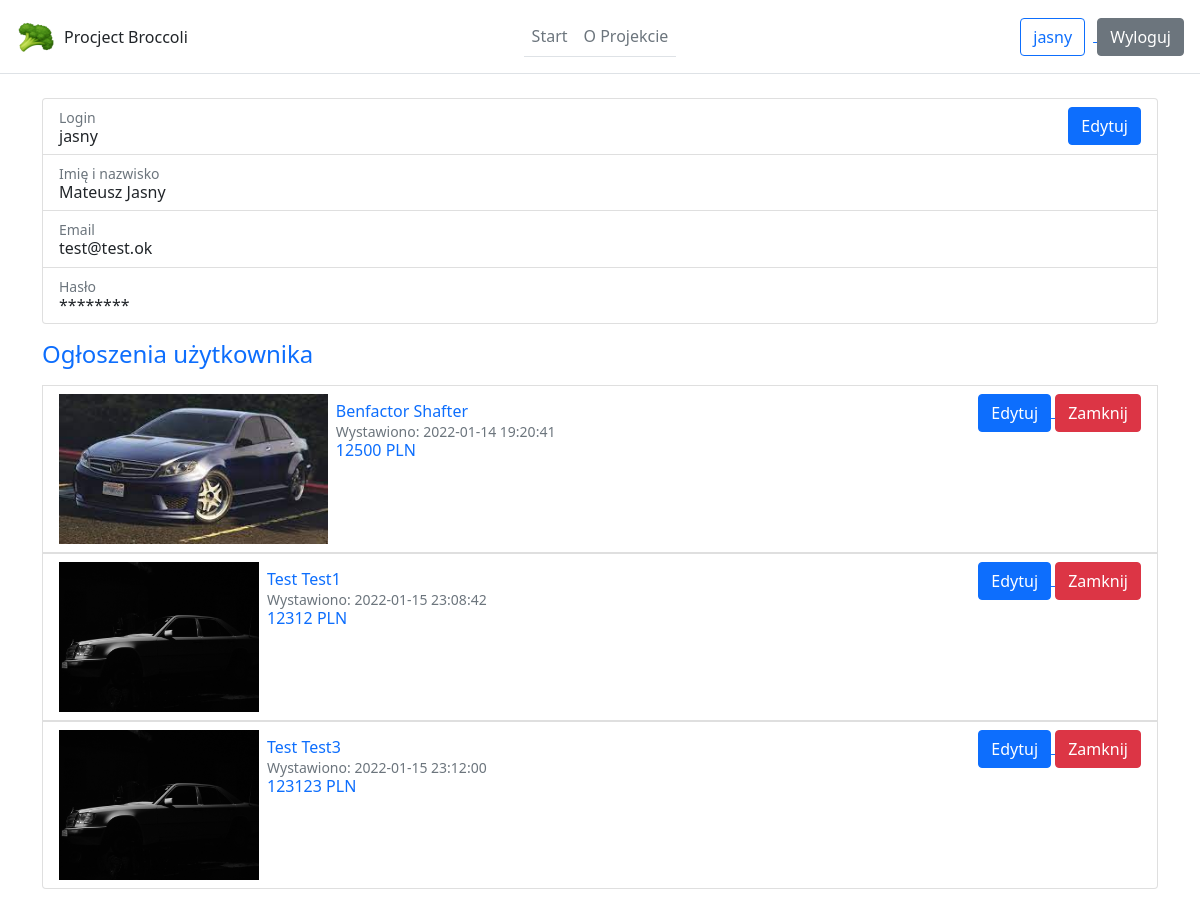
Before: /user/1 (signed in) with the older database file.
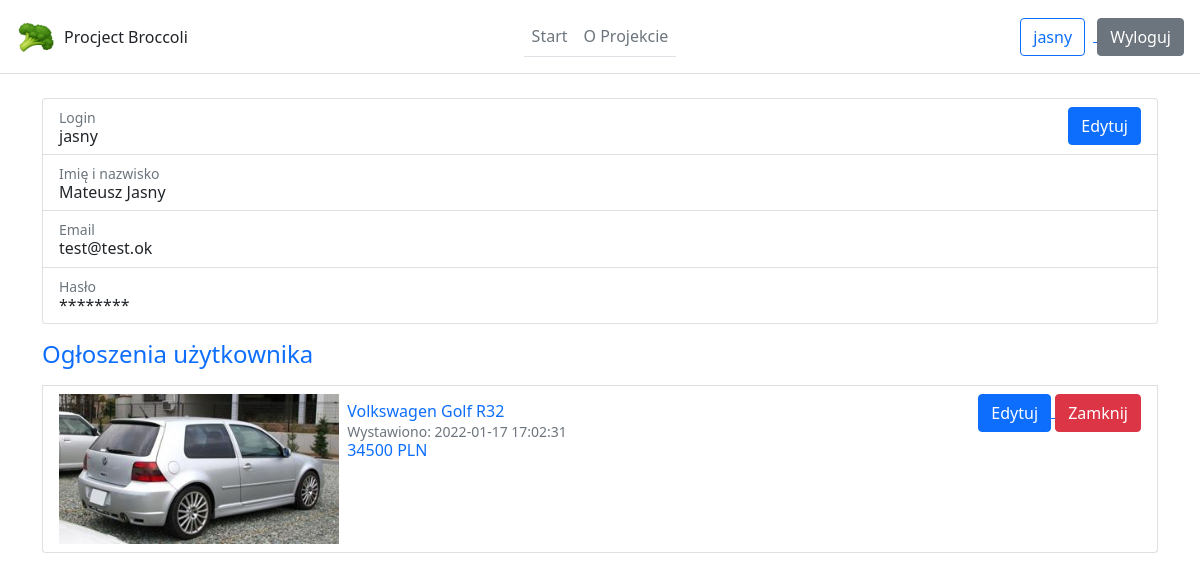
After: the same page with the newer database file.
### appData/models.py (models this page shows, shortened)
class User(db.Model, UserMixin):
    id = db.Column(db.Integer, primary_key=True)
    login = db.Column(db.String(30), unique=True, nullable=False)
    firstname = db.Column(db.String(30))
    lastname = db.Column(db.String(30))
    email = db.Column(db.String(120), unique=True, nullable=False)
    password = db.Column(db.String(90), nullable=False)
    role = db.Column(db.String(30), default='User')
    posts = db.relationship('Post', backref='author', lazy=True)

class Post(db.Model):
    id = db.Column(db.Integer, primary_key=True)
    user_id = db.Column(db.Integer, db.ForeignKey('user.id'), nullable=False)
    manufacture = db.Column(db.String(100), nullable=False)
    model = db.Column(db.String(100))
    manufacture_year = db.Column(db.String(4))
    photo = db.Column(db.String(30), nullable=False, default='defaultCar.jpg')
    description = db.Column(db.Text)
    price = db.Column(db.Integer(), nullable=False)
    date_posted = db.Column(db.DateTime, nullable=False, default=datetime.utcnow)

### appData/routes.py (the view)
@app.route('/user/<int:user_id>')
@login_required
def user(user_id):
    user = User.query.get_or_404(user_id)
    postOfUser = Post.query.filter_by(user_id=user.id).all()
    title = 'Użytkownik '+user.login
    return render_template('user.html', user=user, title=title, posts=postOfUser)

### appData/models.py (called while the page is built)
@login_manager.user_loader #copy
def load_user(user_id):
    return User.query.get(int(user_id))

### appData/templates/user.html (shortened to what this page needs)
{% extends "layout.html" %}
{% block content %}
<div class="container">
    <main>
      <div class="row g-5">
        <div class="col-md-12 col-lg-12 order-md-last">
            {% if current_user.id == user.id %}
            <ul class="list-group mb-3">
                <li class="list-group-item d-flex justify-content-between lh-sm">
                    <div>
                        <small class="text-muted">Login</small>
                        <h6 class="my-0">{{ user.login }}</h6>
                    </div>
                    <div>
                        <a href="/user/{{ user.id }}/edit">
                            <button type="button" class="btn btn-primary">
                                Edytuj
                            </button>
                        </a>
                    </div>
                </li>
                <li class="list-group-item d-flex justify-content-between lh-sm">
                    <div>
                        <small class="text-muted">Imię i nazwisko</small>
                        {% if user.firstname %}
                        <h6 class="my-0">{{ user.firstname }} {{ user.lastname }}</h6>
                        {% else %}
                        <h6 class="my-0">
                            ---
                        </h6>
                        {% endif %}
                    </div>
                </li>
                <li class="list-group-item d-flex justify-content-between lh-sm">
                    <div>
                        <small class="text-muted">Email</small>
                        <h6 class="my-0">{{ user.email }}</h6>
                    </div>
                </li>
                <li class="list-group-item d-flex justify-content-between lh-sm">
                    <div>
                        <small class="text-muted">Hasło</small>
                        <h6 class="my-0">
                            ********
                        </h6>
                    </div>
                </li>
            </ul>
            {% endif %}
        </div>
      </div>
      <div class="row g-5">
        <div class="col-md-12 col-lg-12 order-md-last">
            {% if posts %}
            <h4 class="d-flex justify-content-between align-items-center mb-3">
                <span class="text-primary">Ogłoszenia użytkownika</span>
            </h4>
          <ul class="list-group mb-3">
            {% for post in posts %}
            <li class="list-group-item d-flex justify-content-between lh-sm">
                <div class="d-flex">
                    <div>
                        <img src="/static/photos/{{ post.photo }}" height="150px">
                    </div>
                    <div class="m-2">
                            <a href="/post/{{ post.id }}" class="text-decoration-none">
                                <h6 class="my-0">{{ post.manufacture }} {{ post.model }}</h6>
                            </a>
                            <small class="text-muted">Wystawiono: {{ post.date_posted.replace(microsecond=0) }}</small>
                            <h6 class="my-0 post-price-after text-primary">{{ post.price }}</h6>
                      </div>
                    </div>
                    {% if current_user.id == user.id %}
                    <div>
                        <a href="/post/{{ post.id }}/edit">
                            <button type="button" class="btn btn-primary">
                                Edytuj
                            </button>
                        </a>
                        <button type="button" class="btn btn-danger">
                            Zamknij
                        </button>
                    </div>
                    {% endif %}
                </li>
            {% endfor %}
          </ul>
          {% else %}
          <h4 class="d-flex justify-content-between align-items-center mb-3">
            <span class="text-primary">Użytkownik nie ma żadnych aktywnych ogłoszeń</span>
        </h4>
          {% endif %}
        </div>
      </div>
    </main>
</div>
{% endblock content %}

### appData/templates/layout.html (shortened to what this page needs)
<!doctype html>
<html lang="pl">
    <head>
        <link href="https://cdn.jsdelivr.net/npm/bootstrap@5.1.3/dist/css/bootstrap.min.css" rel="stylesheet">
      </head>
    <body>
            <header class="d-flex flex-wrap align-items-center justify-content-center justify-content-md-between py-3 p-3 mb-4 border-bottom">
              <a href="/" class="d-flex align-items-center col-md-3 mb-2 mb-md-0 text-dark text-decoration-none">
                <img class="bi me-2" width="40" height="32" role="img" aria-label="Bootstrap" src="{{ url_for('static', filename='img/broccoli.ico') }}"> Procject Broccoli
              </a>
              <ul class="nav col-12 col-md-auto mb-2 justify-content-center mb-md-0">
                  <li>
                      {% if title == 'Start' %}
                      <a href="{{ url_for('home') }}" class="nav-link nav-links px-2 text-capitalize link-dark border-bottom border-secondary">
                      {% else %}
                      <a href="{{ url_for('home') }}" class="nav-link nav-links px-2 text-capitalize link-secondary border-bottom">
                      {% endif %}
                        Start
                      </a>
                  </li>
                  <li>
                      {% if title == 'O projekcie' %}
                      <a href="{{ url_for('about') }}" class="nav-link nav-links px-2 text-capitalize link-dark border-bottom border-secondary">
                      {% else %}
                      <a href="{{ url_for('about') }}" class="nav-link nav-links px-2 text-capitalize link-secondary border-bottom">
                      {% endif %}
                          O projekcie
                      </a>
                  </li>
              </ul>
              {% if current_user.is_authenticated %}
              <div class="col-md-3 text-end">
                <a href="/user/{{ current_user.id }}">
                    <button type="button" class="btn btn-outline-primary me-2">
                        {{ current_user.login }}
                    </button>
                </a>
                <a href="{{ url_for('logout') }}">
                    <button type="button" class="btn btn-secondary">
                        Wyloguj
                    </button>
                </a>
              </div>
              {% endif %}
          </header>
        {% block content %}
        {% endblock %}
    </body>
</html>

### appData/templates/layout.html (style rules this page uses)
.nav-links { transition: 0.8s; }
.post-price-after::after { content: ' PLN'; }

Changed rows visible on the page:
removed Post: photo (picture), manufacture "Benfactor", model "Shafter", date_posted.replace "2022-01-14 19:20:41", price "12500"
removed Post: photo (placeholder picture), manufacture "Test", model "Test1", date_posted.replace "2022-01-15 23:08:42", price "12312"
removed Post: photo (placeholder picture), manufacture "Test", model "Test3", date_posted.replace "2022-01-15 23:12:00", price "123123"
added Post: photo (picture), manufacture "Volkswagen", model "Golf R32", date_posted.replace "2022-01-17 17:02:31", price "34500"
